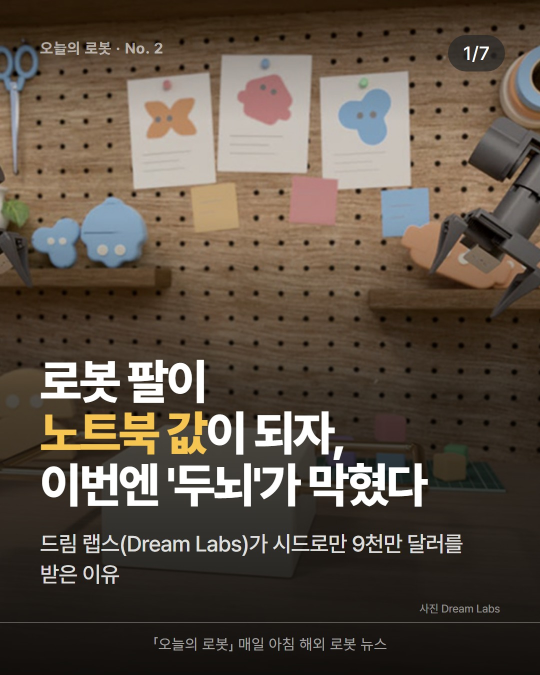
#> input picture slides/2026-10-22/card_01.jpg, 1080 x 1350 px (shown at 1/2 size); its folder holds 2 pictures in this run
$ python sheet.py slides/2026-10-22
#> lines starting #> are read from the running program, lines starting #| are printed output that depends on the picture
"""카드 JPEG를 한 장으로 이어 붙인 미리보기(sheet.jpg)를 만든다 — 사람이 7장을 한 번에 보게.

python sheet.py slides/2026-10-23
"""
import os, re, sys
from PIL import Image

day = sys.argv[1]
files = sorted(f for f in os.listdir(day) if re.match(r"card_\d+\.jpg$", f))
w, h, cols = 360, 450, 4
sheet = Image.new("RGB", (cols * w + (cols + 1) * 10, ((len(files) + cols - 1) // cols) * (h + 10) + 10), "#e8e8ed")
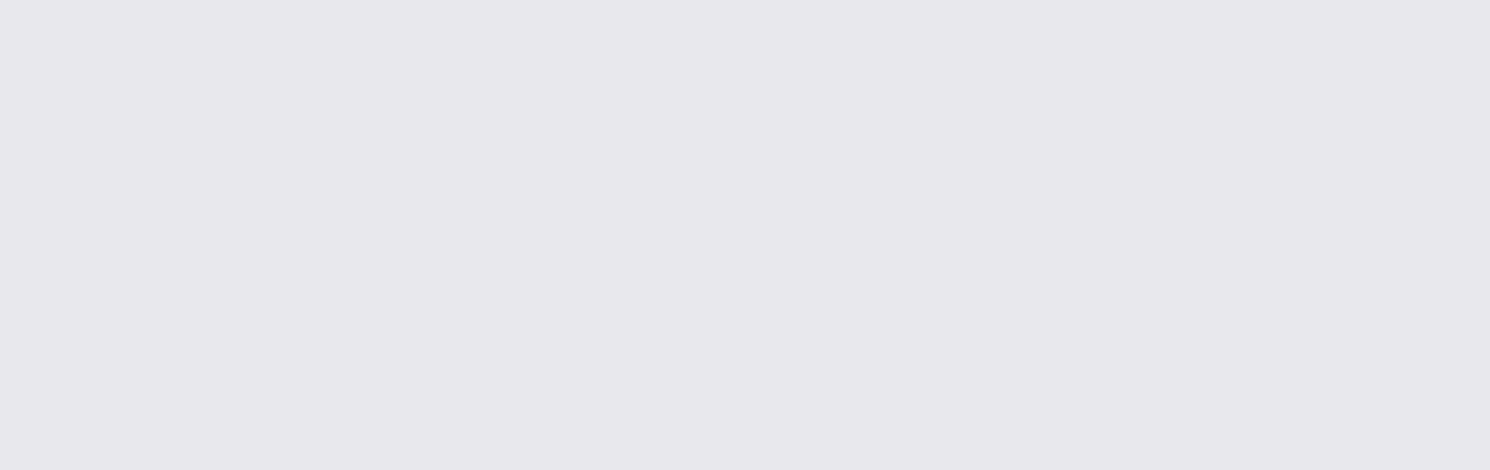
#> sheet: PIL image 1490x470 RGB; mean R, G, B 232, 232, 237
for i, f in enumerate(files):
    sheet.paste(Image.open(os.path.join(day, f)).resize((w, h)), (10 + (i % cols) * (w + 10), 10 + (i // cols) * (h + 10)))
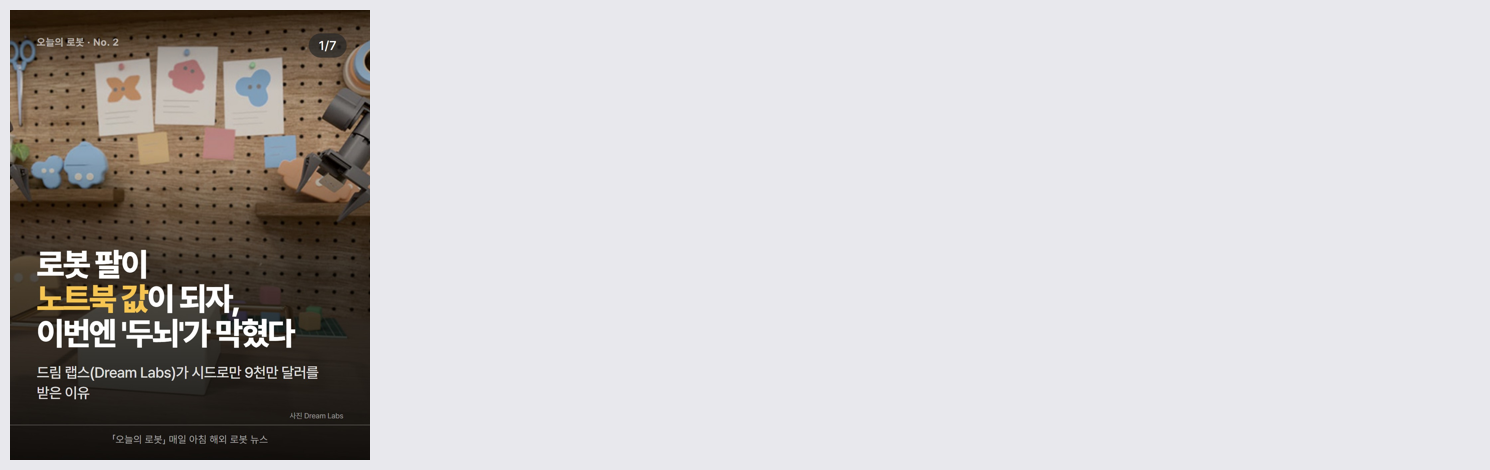
#> sheet: PIL image 1490x470 RGB; mean R, G, B 199.5, 196.9, 198
#> pass 2 of the loop `for i, f in enumerate(files):`:
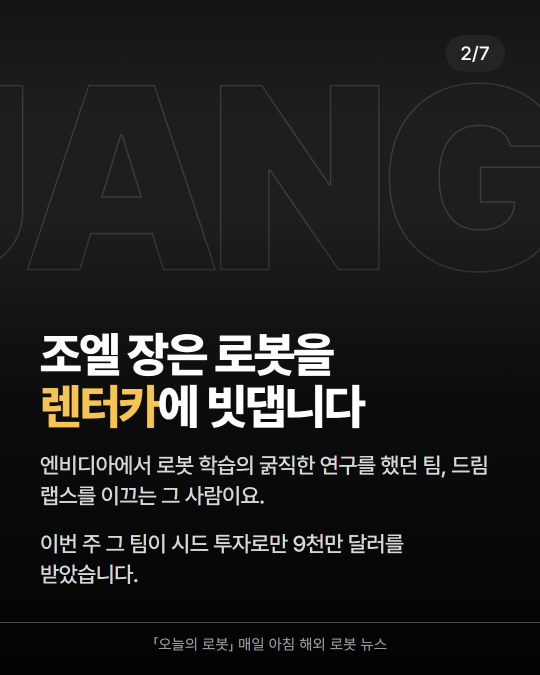
#> input picture slides/2026-10-22/card_02.jpg, 1080 x 1350 px (shown at 1/2 size)
#> `sheet.paste(Image.open(os.path.join(day, f)).resize((w, h)), (10 + (i ..`:
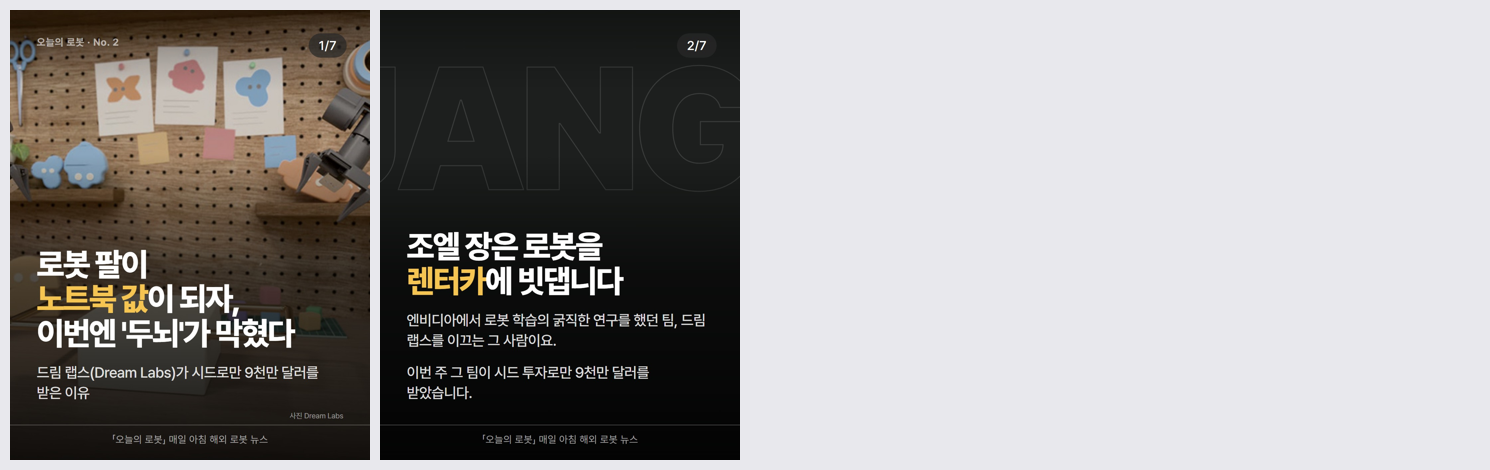
#> sheet: PIL image 1490x470 RGB; mean R, G, B 152.8, 150.3, 150
sheet.save(os.path.join(day, "sheet.jpg"), quality=88)
print(os.path.join(day, "sheet.jpg"))
